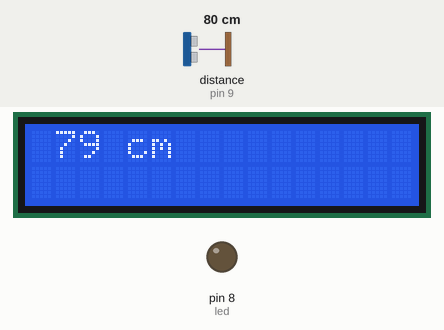
Recording of a sketch running on a simulated Arduino Uno, built with avr-gcc and run on an emulated ATmega328P. On the bench: 16×2 character LCD, output pins drawn as LEDs (lit = HIGH). Wiring (inferred from the names in the program): ultrasonic range finder: trigger pin 10; echo pin 9. The inputs (shaded band) are chosen by the test bench; at power-on: distance to the obstacle (sensor on pin 9) 80 cm. The echo pulse lasts 58.3 µs per cm; pins used as bus, display or sensor lines are not drawn.

Above: at 1.2 s.
1.3 s: distance to the obstacle (sensor on pin 9) set to 32 cm
At 2.8 s:
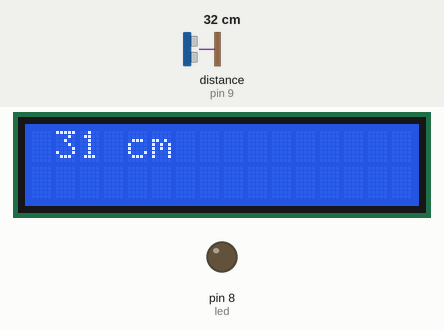
3.1 s: distance to the obstacle (sensor on pin 9) set to 28 cm
At 4.6 s:
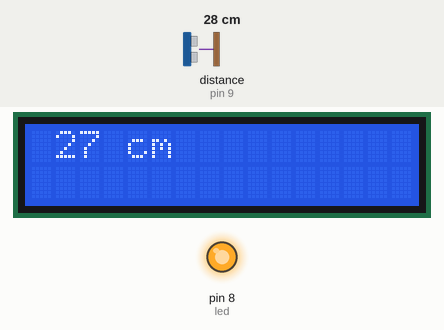
5.1 s: distance to the obstacle (sensor on pin 9) set to 2 cm
At 5.9 s:
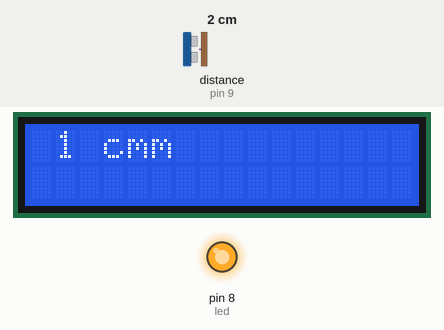
Timing chart, 0 to 8.1 s (numbered marks = the images above; inputs shaded):
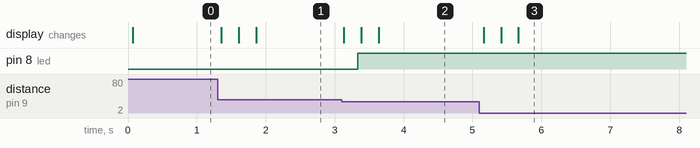

The sketch:

ULTRASONICO_LCD.ino
```cpp
#include <LiquidCrystal.h>
LiquidCrystal lcd (7,6,5,4,3,2);

int trig = 10;
int eco = 9;
int led = 8;

int duracion;
int distancia;

void setup(){
  pinMode(trig, OUTPUT);
  pinMode(eco, INPUT);
  pinMode(led, OUTPUT);
  //Serial.begin(9600);
  lcd.begin(16,2);
  }

void loop (){
  digitalWrite(trig, HIGH);
  delay(1);
  digitalWrite(trig, LOW);
  duracion = pulseIn(eco, HIGH);
  distancia = duracion / 58.2;
    lcd.setCursor(1 ,0);
    lcd.print(distancia);
    lcd.print(" cm");
  delay(200);
if(distancia >= 30){
    digitalWrite(led, LOW);
    delay(50);

} else {
    digitalWrite(led, HIGH);
    delay(50);
}

}
```

Measured:
- the behaviour switches between 31 and 30 cm on distance to the obstacle (sensor on pin 9) (found by bisection; images 1 and 2)
- after the input at 1.3 s, the display: changes after 0.05 s (image 1)
- after the input at 3.1 s, pin 8 (led): LOW → HIGH after 0.23 s; the display: changes at once (image 2)
- after the input at 5.1 s, the display: changes after 0.06 s (image 3)
